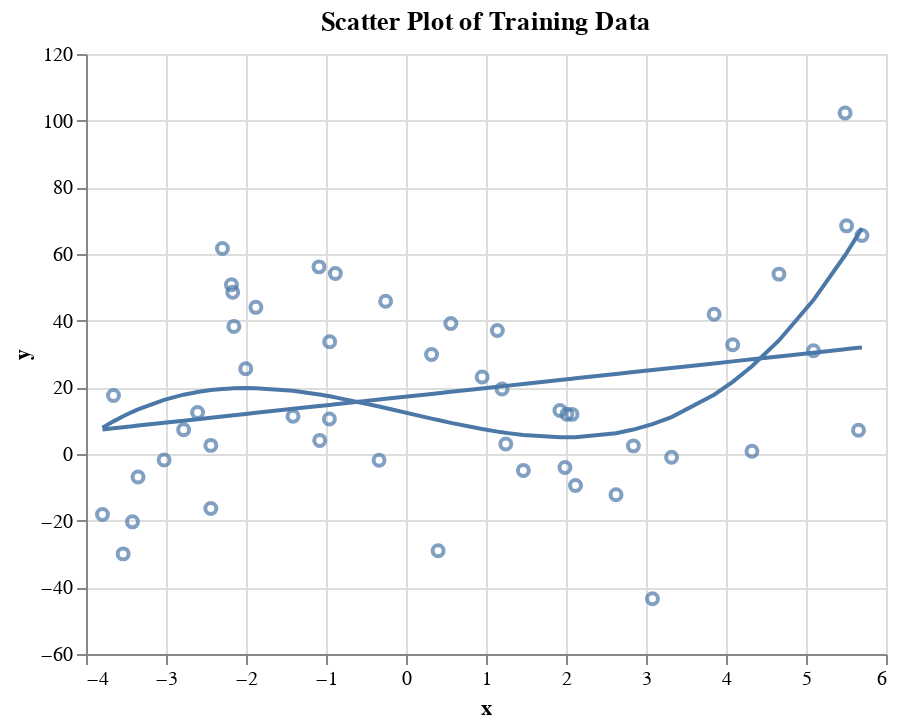

Here is the notebook cell this chart was saved with:
### Markdown cell above
**(d)** Plotting Regressions

### Code cell
linear_model_plot = alt.Chart(
    pd.concat(
        (train.loc[:, 'x'],
         pd.Series(
            linear_model.predict(
                train_x).reshape(1, -1)[0],
            name='y_hat')),
        axis=1)).mark_line().encode(x='x', y=alt.Y('y_hat', title = 'y'))
        
nonLinear_model_plot = alt.Chart(
    pd.concat(
        (train.loc[:, 'x'],
         pd.Series(
            nonLinear_transformation.predict(
                nonLinear_predictors).reshape(1, -1)[0],
            name='y_hat')),
        axis=1)).mark_line().encode(x='x', y=alt.Y('y_hat', title = 'y'))

scatter + linear_model_plot + nonLinear_model_plot

### Figure 1 — Vega-Lite specification as saved in the notebook (floating-point values rounded to 4 significant figures)
{"config": {"view": {"continuousWidth": 400, "continuousHeight": 300}}, "layer": [{"data": {"name": "data-64089ef3659b166a44a2135408b54e00"}, "mark": "point", "encoding": {"x": {"field": "x", "type": "quantitative"}, "y": {"field": "y", "type": "quantitative"}}, "title": "Scatter Plot of Training Data"}, {"data": {"name": "data-62946e658e73d381611f486dc3930b6c"}, "mark": "line", "encoding": {"x": {"field": "x", "type": "quantitative"}, "y": {"field": "y_hat", "title": "y", "type": "quantitative"}}}, {"data": {"name": "data-99f37282f2ef7f12b0534510e45f83a0"}, "mark": "line", "encoding": {"x": {"field": "x", "type": "quantitative"}, "y": {"field": "y_hat", "title": "y", "type": "quantitative"}}}], "$schema": "https://vega.github.io/schema/vega-lite/v4.17.0.json", "datasets": {"data-64089ef3659b166a44a2135408b54e00": [{"x": -0.2546, "y": 45.84}, {"x": 5.507, "y": 68.45}, {"x": 3.32, "y": -0.951}, {"x": 1.987, "y": -4.025}, {"x": -2.44, "y": -16.37}, {"x": -2.44, "y": 2.587}, {"x": -3.419, "y": -20.35}, {"x": 4.662, "y": 53.96}, {"x": 2.011, "y": 11.91}, {"x": 3.081, "y": -43.42}, {"x": -3.794, "y": -18.13}, {"x": 5.699, "y": 65.54}, {"x": 4.324, "y": 0.8207}, {"x": -1.877, "y": 44.0}, {"x": -2.182, "y": 50.78}, {"x": -2.166, "y": 48.52}, {"x": -0.9576, "y": 10.52}, {"x": 1.248, "y": 3.0}, {"x": 0.3195, "y": 29.87}, {"x": -1.088, "y": 56.14}, {"x": 2.119, "y": -9.428}, {"x": -2.605, "y": 12.44}, {"x": -1.079, "y": 4.081}, {"x": -0.3364, "y": -1.851}, {"x": 0.5607, "y": 39.13}, {"x": 3.852, "y": 41.93}, {"x": -2.003, "y": 25.56}, {"x": 1.142, "y": 37.02}, {"x": 1.924, "y": 13.04}, {"x": -3.535, "y": -29.97}, {"x": 2.075, "y": 11.88}, {"x": -2.295, "y": 61.68}, {"x": -3.349, "y": -6.905}, {"x": 5.489, "y": 102.3}, {"x": 5.656, "y": 7.126}, {"x": 4.084, "y": 32.79}, {"x": -0.9539, "y": 33.66}, {"x": -3.023, "y": -1.812}, {"x": 2.842, "y": 2.444}, {"x": 0.4015, "y": -29.03}, {"x": -2.78, "y": 7.285}, {"x": 0.9518, "y": 23.1}, {"x": -3.656, "y": 17.56}, {"x": 5.093, "y": 30.97}, {"x": -1.412, "y": 11.31}, {"x": 2.625, "y": -12.24}, {"x": -0.8829, "y": 54.15}, {"x": 1.201, "y": 19.48}, {"x": 1.467, "y": -4.923}, {"x": -2.151, "y": 38.28}], "data-62946e658e73d381611f486dc3930b6c": [{"x": -0.2546, "y_hat": 16.55}, {"x": 5.507, "y_hat": 31.47}, {"x": 3.32, "y_hat": 25.81}, {"x": 1.987, "y_hat": 22.35}, {"x": -2.44, "y_hat": 10.88}, {"x": -2.44, "y_hat": 10.88}, {"x": -3.419, "y_hat": 8.347}, {"x": 4.662, "y_hat": 29.28}, {"x": 2.011, "y_hat": 22.42}, {"x": 3.081, "y_hat": 25.19}, {"x": -3.794, "y_hat": 7.375}, {"x": 5.699, "y_hat": 31.97}, {"x": 4.324, "y_hat": 28.41}, {"x": -1.877, "y_hat": 12.34}, {"x": -2.182, "y_hat": 11.55}, {"x": -2.166, "y_hat": 11.59}, {"x": -0.9576, "y_hat": 14.72}, {"x": 1.248, "y_hat": 20.44}, {"x": 0.3195, "y_hat": 18.03}, {"x": -1.088, "y_hat": 14.39}, {"x": 2.119, "y_hat": 22.69}, {"x": -2.605, "y_hat": 10.46}, {"x": -1.079, "y_hat": 14.41}, {"x": -0.3364, "y_hat": 16.33}, {"x": 0.5607, "y_hat": 18.66}, {"x": 3.852, "y_hat": 27.18}, {"x": -2.003, "y_hat": 12.02}, {"x": 1.142, "y_hat": 20.16}, {"x": 1.924, "y_hat": 22.19}, {"x": -3.535, "y_hat": 8.045}, {"x": 2.075, "y_hat": 22.58}, {"x": -2.295, "y_hat": 11.26}, {"x": -3.349, "y_hat": 8.527}, {"x": 5.489, "y_hat": 31.43}, {"x": 5.656, "y_hat": 31.86}, {"x": 4.084, "y_hat": 27.79}, {"x": -0.9539, "y_hat": 14.73}, {"x": -3.023, "y_hat": 9.372}, {"x": 2.842, "y_hat": 24.57}, {"x": 0.4015, "y_hat": 18.25}, {"x": -2.78, "y_hat": 10.0}, {"x": 0.9518, "y_hat": 19.67}, {"x": -3.656, "y_hat": 7.733}, {"x": 5.093, "y_hat": 30.4}, {"x": -1.412, "y_hat": 13.55}, {"x": 2.625, "y_hat": 24.01}, {"x": -0.8829, "y_hat": 14.92}, {"x": 1.201, "y_hat": 20.32}, {"x": 1.467, "y_hat": 21.01}, {"x": -2.151, "y_hat": 11.63}], "data-99f37282f2ef7f12b0534510e45f83a0": [{"x": -0.2546, "y_hat": 13.8}, {"x": 5.507, "y_hat": 60.3}, {"x": 3.32, "y_hat": 11.08}, {"x": 1.987, "y_hat": 4.989}, {"x": -2.44, "y_hat": 19.17}, {"x": -2.44, "y_hat": 19.17}, {"x": -3.419, "y_hat": 12.66}, {"x": 4.662, "y_hat": 34.07}, {"x": 2.011, "y_hat": 4.99}, {"x": 3.081, "y_hat": 8.957}, {"x": -3.794, "y_hat": 7.854}, {"x": 5.699, "y_hat": 67.74}, {"x": 4.324, "y_hat": 26.33}, {"x": -1.877, "y_hat": 19.76}, {"x": -2.182, "y_hat": 19.68}, {"x": -2.166, "y_hat": 19.7}, {"x": -0.9576, "y_hat": 17.32}, {"x": 1.248, "y_hat": 6.338}, {"x": 0.3195, "y_hat": 10.62}, {"x": -1.088, "y_hat": 17.86}, {"x": 2.119, "y_hat": 5.038}, {"x": -2.605, "y_hat": 18.61}, {"x": -1.079, "y_hat": 17.82}, {"x": -0.3364, "y_hat": 14.25}, {"x": 0.5607, "y_hat": 9.342}, {"x": 3.852, "y_hat": 17.79}, {"x": -2.003, "y_hat": 19.79}, {"x": 1.142, "y_hat": 6.713}, {"x": 1.924, "y_hat": 5.0}, {"x": -3.535, "y_hat": 11.32}, {"x": 2.075, "y_hat": 5.011}, {"x": -2.295, "y_hat": 19.51}, {"x": -3.349, "y_hat": 13.4}, {"x": 5.489, "y_hat": 59.62}, {"x": 5.656, "y_hat": 66.03}, {"x": 4.084, "y_hat": 21.66}, {"x": -0.9539, "y_hat": 17.31}, {"x": -3.023, "y_hat": 16.26}, {"x": 2.842, "y_hat": 7.332}, {"x": 0.4015, "y_hat": 10.18}, {"x": -2.78, "y_hat": 17.8}, {"x": 0.9518, "y_hat": 7.481}, {"x": -3.656, "y_hat": 9.79}, {"x": 5.093, "y_hat": 46.17}, {"x": -1.412, "y_hat": 18.95}, {"x": 2.625, "y_hat": 6.251}, {"x": -0.8829, "y_hat": 17.0}, {"x": 1.201, "y_hat": 6.5}, {"x": 1.467, "y_hat": 5.685}, {"x": -2.151, "y_hat": 19.71}]}}
